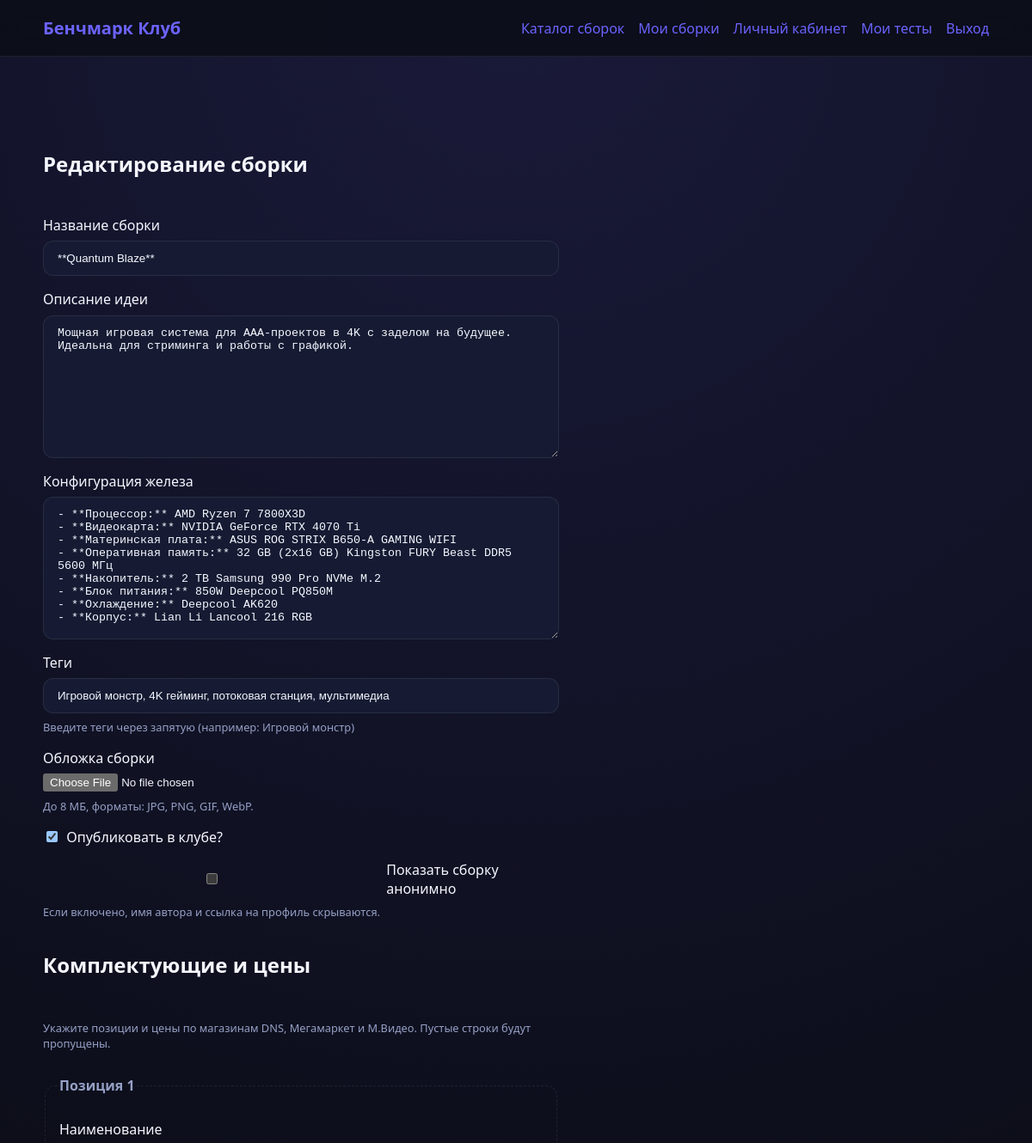
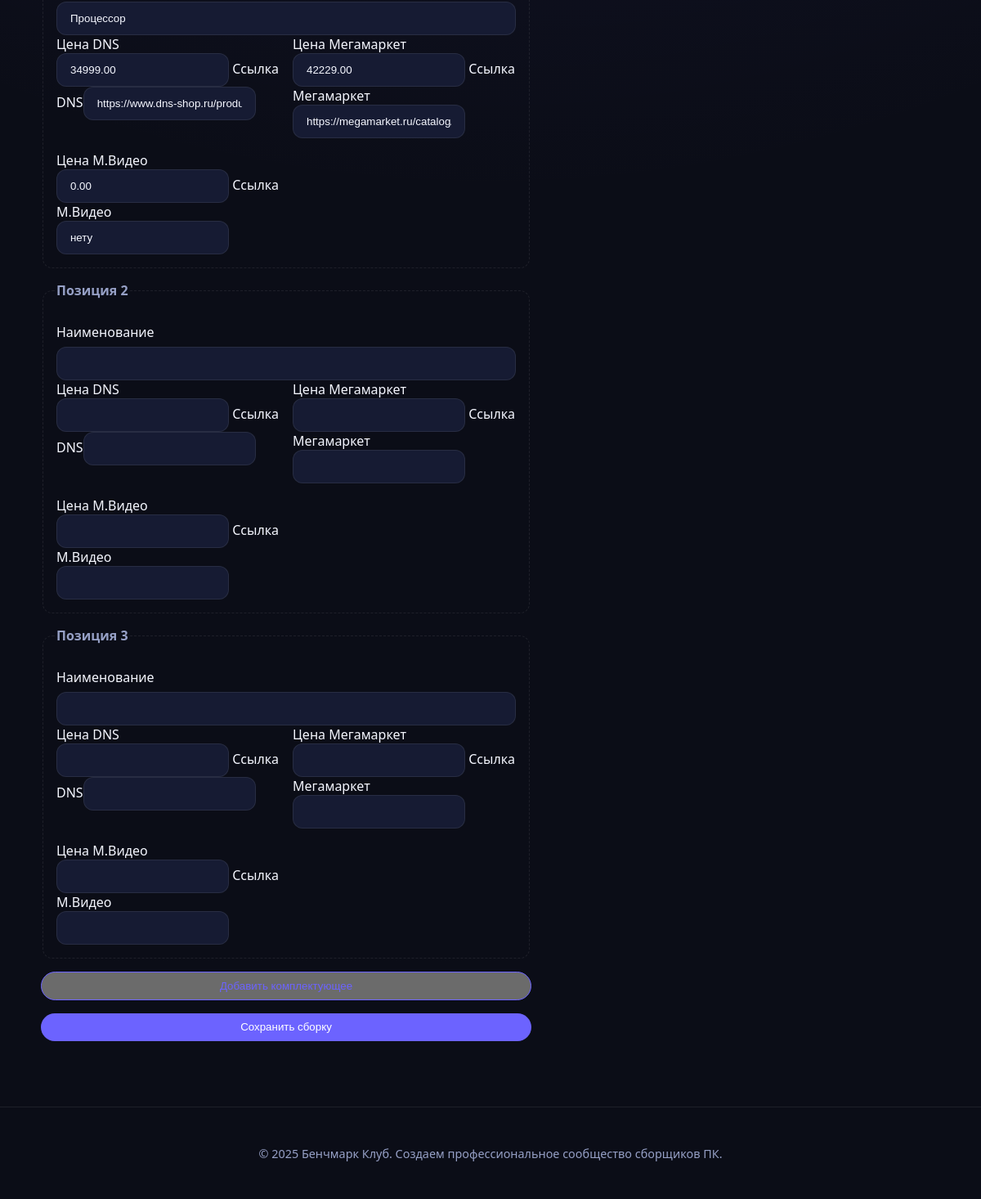
The app's page /builds/1/edit (signed in) with its own data (2 pictures, top to bottom).
### app/models.py (models this page shows, shortened)
class Build(db.Model):
    __tablename__ = "builds"
    id = db.Column(db.Integer, primary_key=True)
    title = db.Column(db.String(120), nullable=False)
    description = db.Column(db.Text, nullable=False)
    hardware_summary = db.Column(db.Text, nullable=False)
    is_published = db.Column(db.Boolean, default=False, nullable=False)
    is_anonymous = db.Column(db.Boolean, default=False, nullable=False)
    cover_image = db.Column(db.String(255))
    created_at = db.Column(db.DateTime, default=datetime.utcnow, nullable=False)
    updated_at = db.Column(
        db.DateTime, default=datetime.utcnow, onupdate=datetime.utcnow
    )
    author_id = db.Column(db.Integer, db.ForeignKey("users.id"), nullable=False)
    author = db.relationship("User", back_populates="builds")
    tags = db.relationship("Tag", secondary=build_tags, back_populates="builds")
    comments = db.relationship(
        "BuildComment", back_populates="build", cascade="all,delete-orphan"
    )
    ratings = db.relationship(
        "BuildRating", back_populates="build", cascade="all,delete-orphan"
    )
    components = db.relationship(
        "BuildComponent", back_populates="build", cascade="all,delete-orphan"
    )
    benchmarks = db.relationship(
        "BenchmarkResult", back_populates="build", cascade="all,delete-orphan"
    )

### app/routes.py (the view, shortened to what this page needs)
@builds_bp.route("/<int:build_id>/edit", methods=["GET", "POST"])
@login_required
def edit(build_id: int):
    build = Build.query.get_or_404(build_id)
    if build.author != current_user:
        abort(403)
    form = BuildForm(obj=build)
    if request.method == "GET":
        form.tags.data = ", ".join(tag.name for tag in build.tags)
        form.is_published.data = build.is_published
        form.publish_as_anonymous.data = build.is_anonymous
        existing_components = list(build.components)
        needed_entries = max(len(existing_components), form.components.min_entries)
        while len(form.components.entries) < needed_entries:
            form.components.append_entry()
        for entry, component in zip(form.components.entries, existing_components):
            entry.form.name.data = component.name
            entry.form.dns_price.data = component.dns_price
            entry.form.dns_url.data = component.dns_url
            entry.form.megamarket_price.data = component.megamarket_price
            entry.form.megamarket_url.data = component.megamarket_url
            entry.form.mvideo_price.data = component.mvideo_price
            entry.form.mvideo_url.data = component.mvideo_url
    return render_template("builds/editor.html", form=form, build=build)

### app/forms.py
class BuildForm(FlaskForm):
    title = StringField("Название сборки", validators=[DataRequired(), Length(max=120)])
    description = TextAreaField(
        "Описание идеи", validators=[DataRequired(), Length(min=10)]
    )
    hardware_summary = TextAreaField(
        "Конфигурация железа", validators=[DataRequired(), Length(min=10)]
    )
    tags = StringField(
        "Теги",
        description="Введите теги через запятую (например: Игровой монстр)",
    )
    is_published = BooleanField("Опубликовать в клубе?")
    publish_as_anonymous = BooleanField("Показать сборку анонимно")
    cover_image = FileField(
        "Обложка сборки",
        validators=[
            Optional(),
            FileAllowed(["png", "jpg", "jpeg", "gif", "webp"], "Поддерживаемые форматы: png, jpg, gif, webp"),
        ],
    )
    components = FieldList(
        FormField(ComponentEntryForm),
        min_entries=3,
        max_entries=20,
        label="Комплектующие",
    )
    submit = SubmitField("Сохранить сборку")

class ComponentEntryForm(FlaskForm):
    class Meta:
        csrf = False
    name = StringField("Наименование", validators=[Optional(), Length(max=120)])
    dns_price = DecimalField("Цена DNS", validators=[Optional()], places=2)
    dns_url = StringField("Ссылка DNS", validators=[Optional(), Length(max=255)])
    megamarket_price = DecimalField("Цена Мегамаркет", validators=[Optional()], places=2)
    megamarket_url = StringField(
        "Ссылка Мегамаркет", validators=[Optional(), Length(max=255)]
    )
    mvideo_price = DecimalField("Цена М.Видео", validators=[Optional()], places=2)
    mvideo_url = StringField(
        "Ссылка М.Видео", validators=[Optional(), Length(max=255)]
    )

### app/__init__.py (called while the page is built)
def _register_context_processors(app: Flask) -> None:
    @app.context_processor
    def inject_globals():
        return {"current_year": datetime.utcnow().year}

### app/models.py (called while the page is built)
@login_manager.user_loader
def load_user(user_id):
    return User.query.get(int(user_id))

### app/templates/builds/editor.html (shortened to what this page needs)
{% extends "base.html" %}
{% if build %}
  {% set page_title = 'Редактирование сборки' %}
{% else %}
  {% set page_title = 'Новая сборка' %}
{% endif %}
{% block content %}
  <section class="grid">
    <h1>{{ page_title }}</h1>
    <form method="post" class="form" enctype="multipart/form-data">
      <div class="form-group">
        {{ form.title.label }}{{ form.title(class="input") }}
      </div>
      <div class="form-group">
        {{ form.description.label }}{{ form.description(class="input input--textarea") }}
      </div>
      <div class="form-group">
        {{ form.hardware_summary.label }}{{ form.hardware_summary(class="input input--textarea") }}
      </div>
      <div class="form-group">
        {{ form.tags.label }}{{ form.tags(class="input") }}
        <small class="hint">{{ form.tags.description }}</small>
      </div>
      <div class="form-group">
        {{ form.cover_image.label }}{{ form.cover_image() }}
        <small class="hint">До 8 МБ, форматы: JPG, PNG, GIF, WebP.</small>
      </div>
      <div class="form-group checkbox">
        {{ form.is_published() }} {{ form.is_published.label }}
      </div>
      <div class="form-group checkbox">
        {{ form.publish_as_anonymous() }} {{ form.publish_as_anonymous.label }}
        <small class="hint">Если включено, имя автора и ссылка на профиль скрываются.</small>
      </div>
      <section class="components-section">
        <h2>Комплектующие и цены</h2>
        <p class="hint">Укажите позиции и цены по магазинам DNS, Мегамаркет и М.Видео. Пустые строки будут пропущены.</p>
        <div id="components-grid" class="components-grid" data-next-index="{{ form.components|length }}">
          {% for entry in form.components %}
            <fieldset class="component-form" data-index="{{ loop.index0 }}">
              <legend>Позиция {{ loop.index }}</legend>
              <div class="form-group">
                {{ entry.form.name.label }}{{ entry.form.name(class="input") }}
              </div>
              <div class="component-prices">
                <div>
                  {{ entry.form.dns_price.label }}{{ entry.form.dns_price(class="input") }}
                  {{ entry.form.dns_url.label }}{{ entry.form.dns_url(class="input") }}
                </div>
                <div>
                  {{ entry.form.megamarket_price.label }}{{ entry.form.megamarket_price(class="input") }}
                  {{ entry.form.megamarket_url.label }}{{ entry.form.megamarket_url(class="input") }}
                </div>
                <div>
                  {{ entry.form.mvideo_price.label }}{{ entry.form.mvideo_price(class="input") }}
                  {{ entry.form.mvideo_url.label }}{{ entry.form.mvideo_url(class="input") }}
                </div>
              </div>
            </fieldset>
          {% endfor %}
        </div>
        <button type="button" class="btn" id="add-component">Добавить комплектующее</button>
      </section>
      {{ form.submit(class="btn btn-accent") }}
    </form>
  </section>
{% endblock %}

### app/static/css/styles.css (style rules this page uses)
:root { color-scheme: dark; --bg: #0b0d17; --surface: #111527; --surface-alt: #161b33; --text: #f5f7ff; --muted: #96a0c6; --accent: #6c63ff; --accent-hover: #867dff; --danger: #ff5c8a; --success: #4bd582; --border: rgba(255, 255, 255, 0.08); font-family: "Segoe UI", system-ui, -apple-system, sans-serif; }
body { margin: 0; background: radial-gradient(circle at top, rgba(108, 99, 255, 0.15), transparent 55%), var(--bg); color: var(--text); min-height: 100vh; }
.btn { display: inline-block; padding: 0.55rem 1.1rem; border-radius: 999px; border: 1px solid var(--accent); color: var(--accent); transition: all 0.2s ease-in-out; }
.btn-accent { background: var(--accent); border-color: transparent; color: white; }
.grid { margin-top: 3rem; display: grid; gap: 1.5rem; }
.form { display: grid; gap: 1rem; max-width: 600px; }
.form-group { display: grid; gap: 0.45rem; }
.form-group.checkbox { grid-template-columns: auto 1fr; align-items: center; }
.input { padding: 0.75rem 1rem; border-radius: 12px; border: 1px solid var(--border); background: var(--surface-alt); color: var(--text); }
.input--textarea { min-height: 140px; resize: vertical; }
.hint { color: var(--muted); font-size: 0.8rem; }
.components-section { display: grid; gap: 1rem; }
.components-grid { display: grid; gap: 1rem; }
.component-form { border: 1px dashed var(--border); padding: 1rem; border-radius: 12px; }
.component-form legend { font-weight: 600; color: var(--muted); padding: 0; margin-bottom: 0.8rem; }
.component-prices { display: grid; gap: 1rem; grid-template-columns: repeat(auto-fit, minmax(200px, 1fr)); }

### records on screen
Build: title "**Quantum Blaze**", description "Мощная игровая система для AAA-проектов в 4K с заделом на будущее. Идеальна для стриминга и работы с графикой.", hardware_summary "- **Процессор:** AMD Ryzen 7 7800X3D - **Видеокарта:** NVIDIA GeForce RTX 4070 Ti - **Материнская плата:** ASUS ROG STRIX B650-A GAMING WIFI - **Оперативная память:** 32 GB (2x16 GB) Kingston FURY Beast DDR5 5600 МГц - **Накопитель:** 2 TB Samsung 990 Pro NVMe M.2 - **Блок питания:** 850W Deepcool PQ850M - **Охлаждение:** Deepcool AK620 - **Корпус:** Lian Li Lancool 216 RGB", is_published "☑"

### other values on screen
{{ page_title }} "Редактирование сборки"
{{ entry.form.name.label }} "Наименование" "Наименование" "Наименование"
{{ entry.form.dns_price.label }} "Цена DNS" "Цена DNS" "Цена DNS"
{{ entry.form.dns_url.label }} "Ссылка DNS" "Ссылка DNS" "Ссылка DNS"
{{ entry.form.megamarket_price.label }} "Цена Мегамаркет" "Цена Мегамаркет" "Цена Мегамаркет"
{{ entry.form.megamarket_url.label }} "Ссылка Мегамаркет" "Ссылка Мегамаркет" "Ссылка Мегамаркет"
{{ entry.form.mvideo_price.label }} "Цена М.Видео" "Цена М.Видео" "Цена М.Видео"
{{ entry.form.mvideo_url.label }} "Ссылка М.Видео" "Ссылка М.Видео" "Ссылка М.Видео"
